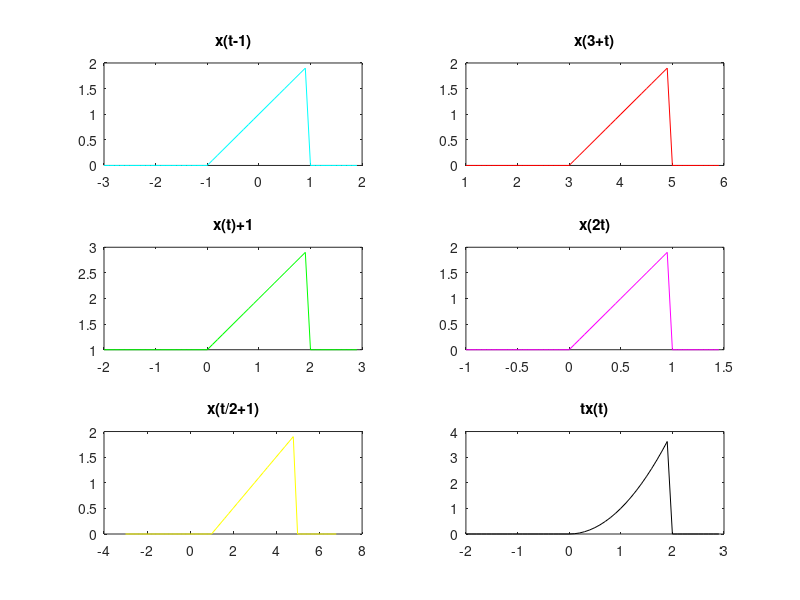

Source code (MATLAB):
close all;  %clear the workspace, close all figures, and clear command window
clear all;  %...

x0(1:20)=0;  % establish variables
t2=0:.1:1.9;
x1=t2;
x2(1:10)=0;

x=[x0 x1 x2];
t=-2:.1:2.9;

figure;
plot(t,x,'b','Linewidth',2);  % define plot and linewidth
    title('x(t)');  % give plot title
        subplot(3,2,1); % plot this as the 1st plot in a 3x2 matrix
plot(t-1,x,'c');
    title('x(t-1)');
        subplot(3,2,2);
plot(t+3,x,'r');
    title('x(3+t)');
        subplot(3,2,3);
plot(t,x+1,'g');
    title('x(t)+1');
        subplot(3,2,4);
plot(t/2,x,'m');
    title('x(2t)');
        subplot(3,2,5);
plot(2*t+1,x,'y');
    title('x(t/2+1)');
        subplot(3,2,6);
plot(t,t.*x,'k');
    title('tx(t)');